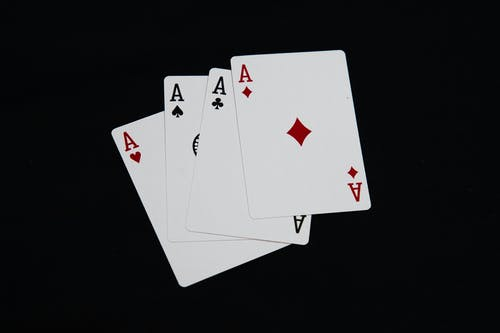
#> input picture card.jpeg, 500 x 333 px
$ python warp.py
#> lines starting #> are read from the running program, lines starting #| are printed output that depends on the picture
"""
WARP: In this we can be able to extract the OBJECT from the images
"""

import cv2
import numpy as np

img = cv2.imread('card.jpeg')
#> img is the input picture: shape (333, 500, 3); mean B, G, R 56.5, 54.5, 54.1
width, height = 250, 350
pts1 = np.float32([[234, 60], [341, 53], [254, 213], [367, 203]])
pts2 = np.float32([[0, 0], [width, 0], [0, height], [width, height]])

matrix = cv2.getPerspectiveTransform(pts1, pts2)
imgOutput = cv2.warpPerspective(img, matrix, (width, height))
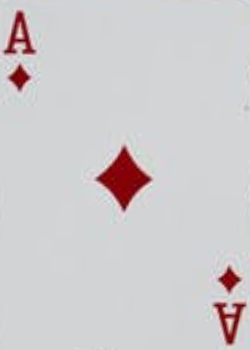
#> imgOutput: shape (350, 250, 3); mean B, G, R 205.8, 203.7, 207.1
cv2.imshow('card Image', img)
cv2.imshow('card Output', imgOutput)
cv2.waitKey(0)
